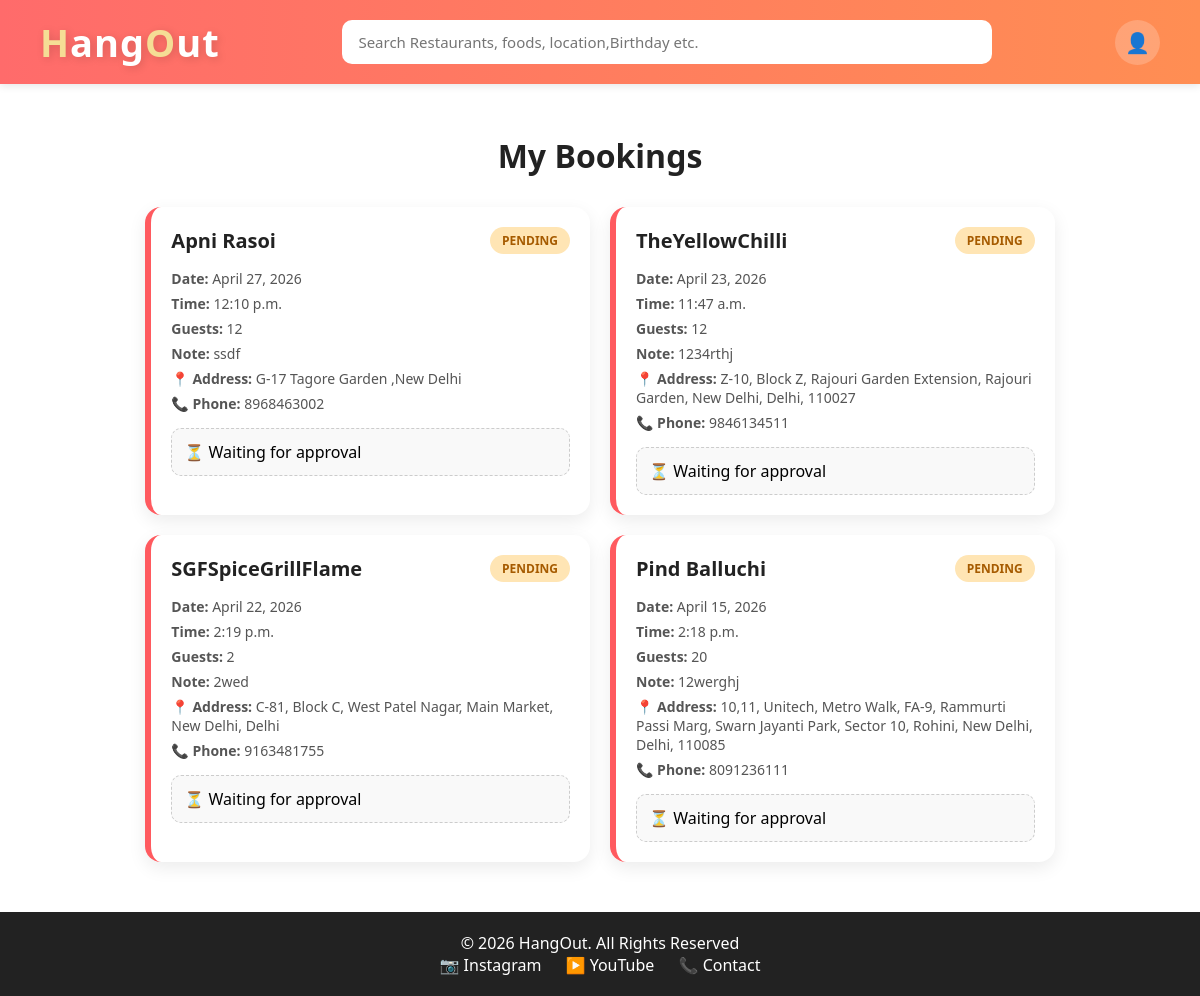
/user/mybookings/ (signed in), run on the app's committed database.
### user/models.py (models this page shows, shortened)
class Booking(models.Model):
    STATUS_CHOICES = [
        ('pending', 'Pending'),
        ('approved', 'Approved'),
        ('rejected', 'Rejected'),
    ]
    user = models.ForeignKey(User, on_delete=models.CASCADE)
    restaurant = models.ForeignKey(Restaurant, on_delete=models.CASCADE)
    date = models.DateField()
    time = models.TimeField()
    no_of_people = models.IntegerField()
    specification = models.TextField(blank=True, null=True)
    status = models.CharField(max_length=20, choices=STATUS_CHOICES, default='pending')
    amount = models.DecimalField(max_digits=10, decimal_places=2, null=True, blank=True)
    created_at = models.DateTimeField(auto_now_add=True)
    class Meta:
        ordering = ["-created_at"]

### login/models.py (models this page shows, shortened)
class Restaurant(models.Model):
    restaurant_name = models.CharField(max_length=150,primary_key=True)
    password = models.CharField(
                max_length=20,unique=True,
                validators=[MinLengthValidator(6),
                            RegexValidator(
                                regex=r'^[A-Za-z0-9@#$%^&+=!]*$',
                                message="Password can contain letters, numbers and special characters"
                )],null=False,blank=False)
    phone_number = models.CharField(
                max_length=10,unique=True,
                validators=[RegexValidator(
                                regex=r'^[0-9]{10}$',
                                message="Phone number must be exactly 10 digits"
                )])
    address = models.TextField()
    pincode = models.CharField(default="000000",
                max_length=6,
                validators=[
                            RegexValidator(
                                regex=r'^[0-9]{6}$',
                                message="Pincode must be exactly 6 digits"
                )])
    total_gathering = models.PositiveIntegerField()
    specification = models.CharField(max_length=100)
    description = models.TextField()
    photo1 = models.ImageField(upload_to='restaurant_photos/')
    photo2 = models.ImageField(upload_to='restaurant_photos/', blank=True, null=True)
    photo3 = models.ImageField(upload_to='restaurant_photos/', blank=True, null=True)
    photo4 = models.ImageField(upload_to='restaurant_photos/', blank=True, null=True)
    photo5 = models.ImageField(upload_to='restaurant_photos/', blank=True, null=True)
    created_at = models.DateTimeField(auto_now_add=True)
    class Meta:
        ordering = ["-created_at"]

### user/views.py (the view)
# urls.py: path('mybookings/', views.mybookings, name='mybookings'),
def mybookings(request):
    username = request.session.get("username")
    user = User.objects.get(username=username)
    bookings = Booking.objects.filter(user=user)
    return render(request, 'user/status.html', {'bookings': bookings})

### user/Templates/user/status.html (shortened to what this page needs)
{% extends "main.html" %}
{% block content %}
<div class="booking-container">
    <h2 class="booking-title">My Bookings</h2>
    <div class="booking-grid">
        {% for b in bookings %}
        <div class="booking-card">
            <div class="card-header">
                <h3>{{ b.restaurant.restaurant_name }}</h3>
                <span class="status {{ b.status }}">
                    {{ b.status }}
                </span>
            </div>
            <div class="card-body">
                <p><strong>Date:</strong> {{ b.date }}</p>
                <p><strong>Time:</strong> {{ b.time }}</p>
                <p><strong>Guests:</strong> {{ b.no_of_people }}</p>
                <p><strong>Note:</strong> {{ b.specification }}</p>
                <p><strong>📍 Address:</strong> {{ b.restaurant.address }}</p>
                <p><strong>📞 Phone:</strong> {{ b.restaurant.phone_number }}</p>
            </div>
            <div class="amount-box">
                {% if b.status == 'approved' %}
                    <p class="amount">₹ {{ b.amount }}</p>
                    <p>Scan QR to complete payment</p>
                {% elif b.status == 'pending' %}
                    <p>⏳ Waiting for approval</p>
                {% else %}
                    <p>❌ Booking rejected</p>
                {% endif %}
            </div>
        </div>
        {% empty %}
            <p class="empty">No bookings yet 😔</p>
        {% endfor %}
    </div>
</div>
{% endblock %}

### Templates/Main.html (style rules this page uses)
html, body { height: 100%; margin: 0; }

### Templates/Navbar.html (style rules this page uses)
* { margin: 0; padding: 0; box-sizing: border-box; font-family: "Segoe UI", Tahoma, Geneva, Verdana, sans-serif; }

### user/Templates/user/status.html (style rules this page uses)
.booking-container { max-width: 1100px; margin: 40px auto; padding: 10px; }
.booking-title { text-align: center; font-size: 32px; margin-bottom: 30px; color: #222; }
.booking-grid { display: grid; grid-template-columns: repeat(auto-fit, minmax(320px, 1fr)); gap: 20px; }
.booking-card { background: #ffffff; border-radius: 16px; padding: 20px; box-shadow: 0 6px 18px rgba(0,0,0,0.08); transition: 0.3s; border-left: 6px solid #ff5a5f; }
.card-header { display: flex; justify-content: space-between; align-items: center; }
.card-header h3 { font-size: 20px; color: #222; }
.status { padding: 5px 12px; border-radius: 20px; font-size: 12px; font-weight: bold; text-transform: uppercase; }
.pending { background-color: #ffe5b4; color: #a65b00; }
.card-body { margin-top: 15px; }
.card-body p { font-size: 14px; color: #555; margin: 6px 0; }
.amount-box { margin-top: 15px; padding: 12px; border-radius: 10px; background: #f9f9f9; border: 1px dashed #ccc; }

### data on the page
Booking: restaurant.restaurant_name "Apni Rasoi", status "PENDING", date "April 27, 2026", time "12:10 p.m.", no_of_people "12", specification "ssdf", restaurant.address "G-17 Tagore Garden ,New Delhi", restaurant.phone_number "8968463002", shows "⏳ Waiting for approval"
Booking: restaurant.restaurant_name "TheYellowChilli", status "PENDING", date "April 23, 2026", time "11:47 a.m.", no_of_people "12", specification "1234rthj", restaurant.address "Z-10, Block Z, Rajouri Garden Extension, Rajouri Garden, New Delhi, Delhi, 110027", restaurant.phone_number "9846134511", shows "⏳ Waiting for approval"
Booking: restaurant.restaurant_name "SGFSpiceGrillFlame", status "PENDING", date "April 22, 2026", time "2:19 p.m.", no_of_people "2", specification "2wed", restaurant.address "C-81, Block C, West Patel Nagar, Main Market, New Delhi, Delhi", restaurant.phone_number "9163481755", shows "⏳ Waiting for approval"
Booking: restaurant.restaurant_name "Pind Balluchi", status "PENDING", date "April 15, 2026", time "2:18 p.m.", no_of_people "20", specification "12werghj", restaurant.address "10,11, Unitech, Metro Walk, FA-9, Rammurti Passi Marg, Swarn Jayanti Park, Sector 10, Rohini, New Delhi, Delhi, 110085", restaurant.phone_number "8091236111", shows "⏳ Waiting for approval"
